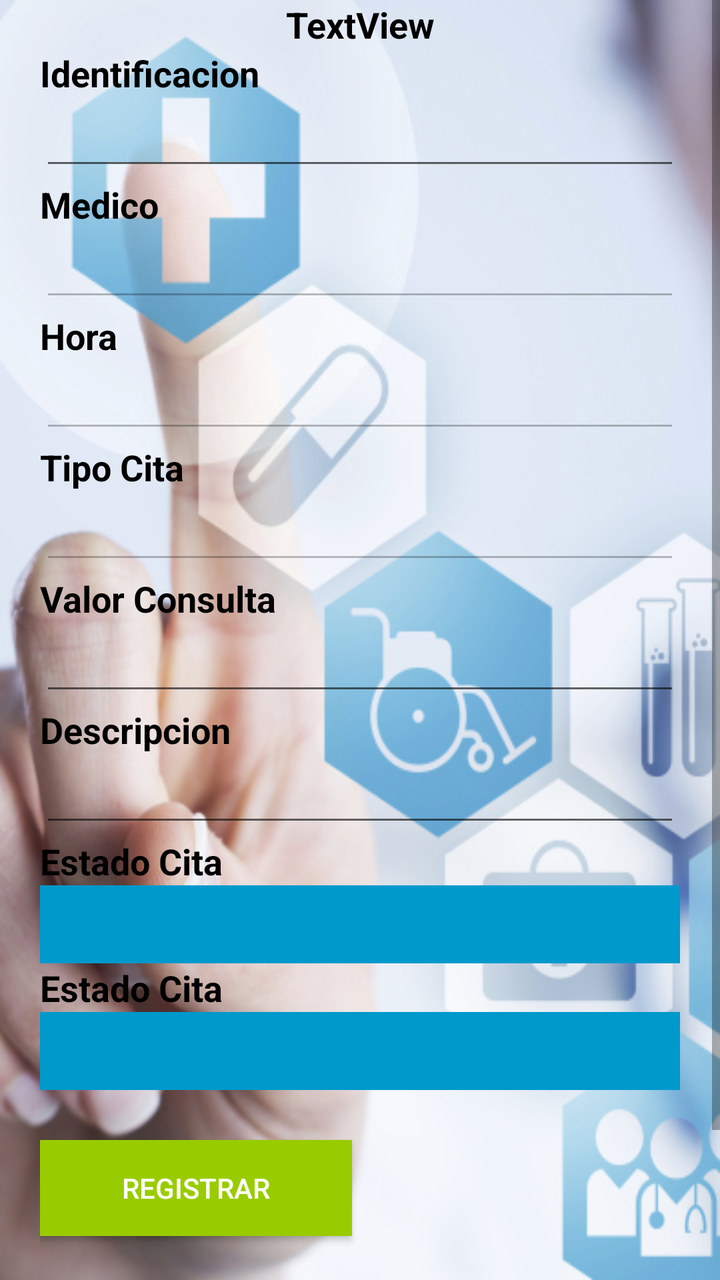
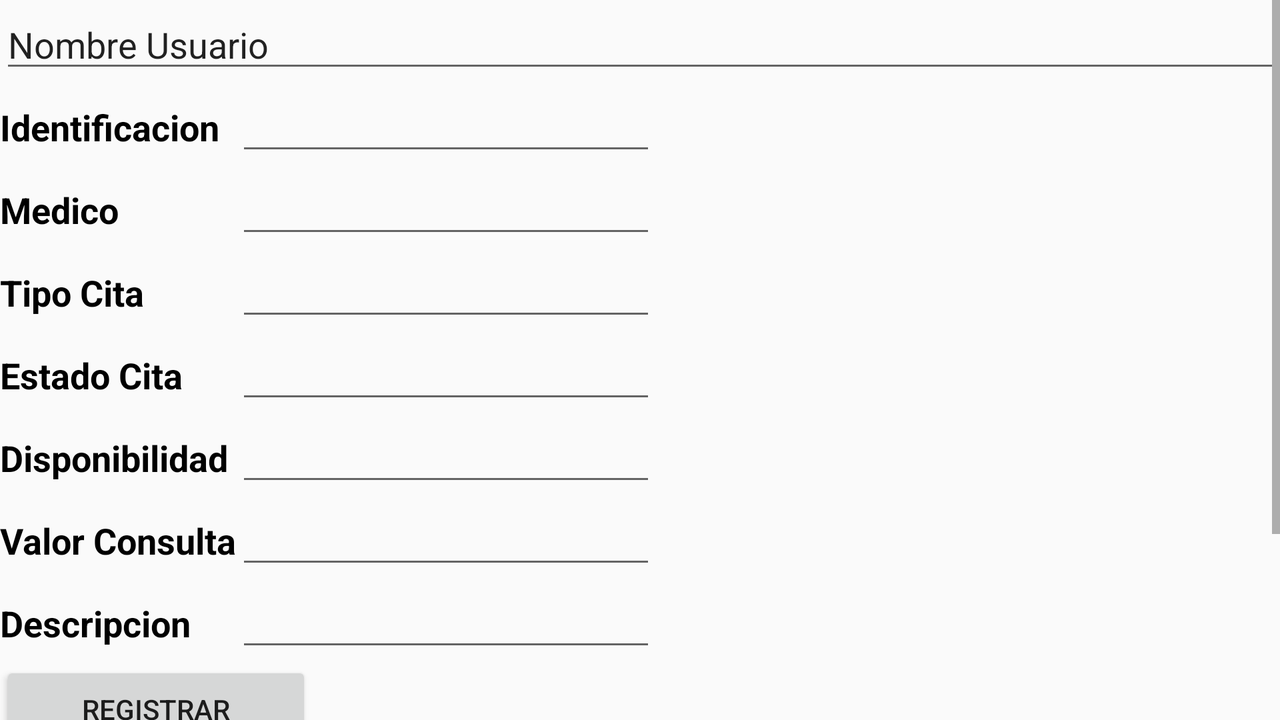

An Android layout and its configuration variant, each rendered on a device that would load it. The default file and the variant file are quoted in full after the pictures.
<!-- AndroidManifest.xml: application theme AppThemeAplicacion -->
<!-- res/layout/activity_solicitar_cita.xml -->
<?xml version="1.0" encoding="utf-8"?>
<LinearLayout xmlns:android="http://schemas.android.com/apk/res/android"
    xmlns:app="http://schemas.android.com/apk/res-auto"
    xmlns:tools="http://schemas.android.com/tools"
    android:layout_width="match_parent"
    android:layout_height="match_parent"
    tools:context="com.example.tecnosystem.heilhealthy.SolicitarCita"
    android:orientation="vertical">

    <ScrollView
        android:layout_width="match_parent"
        android:layout_height="match_parent"
        android:background="@drawable/fon">

        <LinearLayout
            android:layout_width="match_parent"
            android:layout_height="wrap_content"
            android:layout_marginLeft="20dp"
            android:layout_marginRight="20dp"
            android:orientation="vertical">

            <TextView

                android:id="@+id/editText2"
                android:layout_width="match_parent"
                android:layout_height="wrap_content"
                android:enabled="false"
                android:text="TextView"
                android:textAlignment="center"
                android:textColor="@android:color/background_dark"
                android:textSize="18sp"
                android:textStyle="bold"
                tools:enabled="true" />


            <Space
                android:layout_width="match_parent"
                android:layout_height="wrap_content"
                android:layout_weight="0.14" />

            <TextView
                android:id="@+id/tvIdPaciente"
                style="@style/textos"
                android:layout_width="match_parent"
                android:layout_height="wrap_content"
                android:text="@string/Idt" />

            <EditText
                android:id="@+id/etIdPaciente"
                android:layout_width="match_parent"
                android:layout_height="wrap_content"
                android:ems="10"
                android:inputType="textPersonName" />

            <TextView
                android:id="@+id/tvMedico"
                style="@style/textos"
                android:layout_width="match_parent"
                android:layout_height="wrap_content"
                android:text="@string/Medico"
                />

            <EditText
                android:id="@+id/etMedicoCap"
                android:layout_width="match_parent"
                android:layout_height="wrap_content"
                android:editable="false"
                android:ems="10"
                android:enabled="false"
                android:inputType="textPersonName" />

            <TextView
                android:id="@+id/tvHoraCap"
                style="@style/textos"
                android:layout_width="match_parent"
                android:layout_height="wrap_content"
                android:text="@string/Hora" />

            <EditText
                android:id="@+id/etHoraCap"
                android:layout_width="match_parent"
                android:layout_height="wrap_content"
                android:editable="false"
                android:ems="10"
                android:enabled="false"
                android:inputType="textPersonName" />

            <TextView
            android:id="@+id/tvTipoCita"
            style="@style/textos"
            android:layout_width="match_parent"
            android:layout_height="wrap_content"
            android:text="@string/TipoC" />

            <EditText
                android:id="@+id/etTipoCitaCap"
                android:layout_width="match_parent"
                android:layout_height="wrap_content"
                android:editable="false"
                android:ems="10"
                android:enabled="false"
                android:inputType="textPersonName" />



            <TextView
                android:id="@+id/tvValorConsulta"
                style="@style/textos"
                android:layout_width="match_parent"
                android:layout_height="wrap_content"
                android:text="@string/valor" />

            <EditText
                android:id="@+id/etValor"
                android:layout_width="match_parent"
                android:layout_height="wrap_content"
                android:ems="10"
                android:inputType="textPersonName" />

            <TextView
                android:id="@+id/tvDescripcion"
                style="@style/textos"
                android:layout_width="match_parent"
                android:layout_height="wrap_content"
                android:text="@string/Descripcion" />

            <EditText
                android:id="@+id/etDescripcion"
                android:layout_width="match_parent"
                android:layout_height="wrap_content"
                android:ems="10"
                android:inputType="textPersonName" />

            <TextView
                android:id="@+id/tvEstadoCita"
                style="@style/textos"
                android:layout_width="match_parent"
                android:layout_height="wrap_content"
                android:text="@string/Estado" />

            <Spinner
                android:id="@+id/spDisponibilidad"
                style="@style/Combo"
                android:layout_width="match_parent"
                android:layout_height="39dp" />

            <TextView
                android:id="@+id/tvEstadoCitaCD"
                style="@style/textos"
                android:layout_width="match_parent"
                android:layout_height="wrap_content"
                android:text="@string/Estado" />

            <Spinner
                android:id="@+id/spEstadpCita"
                style="@style/Combo"
                android:layout_width="match_parent"
                android:layout_height="39dp" />

            <Space
                android:layout_width="match_parent"
                android:layout_height="25dp" />

            <Button
                android:id="@+id/bynRegistrarCita"
                style="@style/btnn"
                android:layout_width="156dp"
                android:layout_height="wrap_content"
                android:onClick="crearCita"
                android:text="@string/Registrar" />

            <Space
                android:layout_width="match_parent"
                android:layout_height="65dp" />

            <TableLayout
                android:layout_width="match_parent"
                android:layout_height="match_parent">

            </TableLayout>

            <Space
                android:layout_width="match_parent"
                android:layout_height="42dp" />

        </LinearLayout>
    </ScrollView>


</LinearLayout>
<!-- resources referenced by this layout -->
<resources>
  <!-- drawable fon: jpg bitmap (drawable, 124219 bytes) -->
  <string name="Descripcion">Descripcion</string>
  <string name="Estado">Estado Cita</string>
  <string name="Hora">Hora</string>
  <string name="Idt">Identificacion</string>
  <string name="Medico">Medico</string>
  <string name="Registrar">Registrar</string>
  <string name="TipoC">Tipo Cita</string>
  <string name="valor">Valor Consulta</string>
  <style name="Combo">
          <item name="android:background">#ff0099cc</item>
         
      </style>
  <style name="btnn">
  
          <item name="android:background">#ff99cc00</item>
          <item name="android:textColor">#ffffffff</item>
  
      </style>
  <style name="textos">
          <item name="android:textColor">#000000</item>
          <item name="android:textSize">18dp</item>
          <item name="android:textStyle">bold</item>
  
      </style>
  <style name="AppThemeAplicacion" parent="Theme.AppCompat.Light.DarkActionBar">
          
          <item name="colorPrimary">@color/colorPrimary</item>
          <item name="colorPrimaryDark">@color/colorPrimaryDark</item>
          <item name="colorAccent">@color/colorAccent</item>
          <item name="windowNoTitle">true</item>
      </style>
  <color name="colorPrimary">#ebebeb</color>
  <color name="colorPrimaryDark">#303F9F</color>
  <color name="colorAccent">#ff4081</color>
</resources>
<!-- res/layout-land/activity_solicitar_cita.xml (the repository's variant of the layout above) -->
<!-- drawn on the phone turned sideways -->
<?xml version="1.0" encoding="utf-8"?>
<LinearLayout xmlns:android="http://schemas.android.com/apk/res/android"
    xmlns:app="http://schemas.android.com/apk/res-auto"
    xmlns:tools="http://schemas.android.com/tools"
    android:layout_width="match_parent"
    android:layout_height="match_parent"
    tools:context="com.example.tecnosystem.heilhealthy.SolicitarCita"
    android:orientation="vertical">

    <ScrollView
        android:layout_width="match_parent"
        android:layout_height="match_parent">

        <LinearLayout
            android:layout_width="match_parent"
            android:layout_height="wrap_content"
            android:orientation="vertical">

            <EditText
                android:id="@+id/editText2"
                android:layout_width="match_parent"
                android:layout_height="wrap_content"
                android:ems="10"
                android:inputType="textPersonName"
                android:text="Nombre Usuario" />

            <Space
                android:layout_width="match_parent"
                android:layout_height="wrap_content"
                android:layout_weight="0.14" />

            <TableLayout
                android:layout_width="match_parent"
                android:layout_height="match_parent">

                <TableRow
                    android:layout_width="match_parent"
                    android:layout_height="match_parent"
                    android:orientation="vertical">

                    <TextView
                        android:id="@+id/tvIdPaciente"
                        android:layout_width="match_parent"
                        android:layout_height="wrap_content"
                        android:text="Identificacion"
                        android:textColor="@android:color/background_dark"
                        android:textSize="18sp"
                        android:textStyle="bold" />

                    <EditText
                        android:id="@+id/etIdPaciente"
                        android:layout_width="wrap_content"
                        android:layout_height="wrap_content"
                        android:ems="10"
                        android:inputType="textPersonName" />
                </TableRow>

                <TableRow
                    android:layout_width="match_parent"
                    android:layout_height="match_parent">

                    <TextView
                        android:id="@+id/tvMedico"
                        android:layout_width="match_parent"
                        android:layout_height="wrap_content"
                        android:text="Medico"
                        android:textColor="@android:color/background_dark"
                        android:textSize="18sp"
                        android:textStyle="bold" />

                    <EditText
                        android:id="@+id/etMedico"
                        android:layout_width="wrap_content"
                        android:layout_height="wrap_content"
                        android:ems="10"
                        android:inputType="textPersonName" />
                </TableRow>

                <TableRow
                    android:layout_width="match_parent"
                    android:layout_height="match_parent">

                    <TextView
                        android:id="@+id/tvTipoCita"
                        android:layout_width="match_parent"
                        android:layout_height="wrap_content"
                        android:text="Tipo Cita"
                        android:textColor="@android:color/background_dark"
                        android:textSize="18sp"
                        android:textStyle="bold" />

                    <EditText
                        android:id="@+id/etTipoCita"
                        android:layout_width="wrap_content"
                        android:layout_height="wrap_content"
                        android:ems="10"
                        android:inputType="textPersonName" />
                </TableRow>

                <TableRow
                    android:layout_width="match_parent"
                    android:layout_height="match_parent">

                    <TextView
                        android:id="@+id/tvEstadoCita"
                        android:layout_width="match_parent"
                        android:layout_height="wrap_content"
                        android:text="Estado Cita"
                        android:textColor="@android:color/background_dark"
                        android:textSize="18sp"
                        android:textStyle="bold" />

                    <EditText
                        android:id="@+id/etEstadoCita"
                        android:layout_width="wrap_content"
                        android:layout_height="wrap_content"
                        android:ems="10"
                        android:inputType="textPersonName" />
                </TableRow>

                <TableRow
                    android:layout_width="match_parent"
                    android:layout_height="match_parent">

                    <TextView
                        android:id="@+id/tvDisponibilidad"
                        android:layout_width="match_parent"
                        android:layout_height="wrap_content"
                        android:text="Disponibilidad"
                        android:textColor="@android:color/background_dark"
                        android:textSize="18sp"
                        android:textStyle="bold" />

                    <EditText
                        android:id="@+id/etDisponibilidad"
                        android:layout_width="wrap_content"
                        android:layout_height="wrap_content"
                        android:ems="10"
                        android:inputType="textPersonName" />
                </TableRow>

                <TableRow
                    android:layout_width="match_parent"
                    android:layout_height="match_parent">

                    <TextView
                        android:id="@+id/tvValorConsulta"
                        android:layout_width="match_parent"
                        android:layout_height="wrap_content"
                        android:text="Valor Consulta"
                        android:textColor="@android:color/background_dark"
                        android:textSize="18sp"
                        android:textStyle="bold" />

                    <EditText
                        android:id="@+id/etValor"
                        android:layout_width="wrap_content"
                        android:layout_height="wrap_content"
                        android:ems="10"
                        android:inputType="textPersonName" />
                </TableRow>

                <TableRow
                    android:layout_width="match_parent"
                    android:layout_height="match_parent">

                    <TextView
                        android:id="@+id/tvDescripcion"
                        android:layout_width="match_parent"
                        android:layout_height="wrap_content"
                        android:text="Descripcion"
                        android:textColor="@android:color/background_dark"
                        android:textSize="18sp"
                        android:textStyle="bold" />

                    <EditText
                        android:id="@+id/etDescripcion"
                        android:layout_width="wrap_content"
                        android:layout_height="wrap_content"
                        android:ems="10"
                        android:inputType="textPersonName" />
                </TableRow>
            </TableLayout>

            <Button
                android:id="@+id/bynRegistrarCita"
                android:layout_width="156dp"
                android:layout_height="wrap_content"
                android:text="REGISTRAR" />

            <Space
                android:layout_width="match_parent"
                android:layout_height="65dp" />

            <TableLayout
                android:layout_width="match_parent"
                android:layout_height="match_parent">

            </TableLayout>

            <Space
                android:layout_width="match_parent"
                android:layout_height="42dp" />

        </LinearLayout>
    </ScrollView>


</LinearLayout>
<!-- resources referenced by the variant -->
<!-- as the phone turned sideways resolves them -->
<resources>
  <style name="AppThemeAplicacion" parent="Theme.AppCompat.Light.DarkActionBar">
          
          <item name="colorPrimary">@color/colorPrimary</item>
          <item name="colorPrimaryDark">@color/colorPrimaryDark</item>
          <item name="colorAccent">@color/colorAccent</item>
          <item name="windowNoTitle">true</item>
      </style>
  <color name="colorPrimary">#ebebeb</color>
  <color name="colorPrimaryDark">#303F9F</color>
  <color name="colorAccent">#ff4081</color>
</resources>
